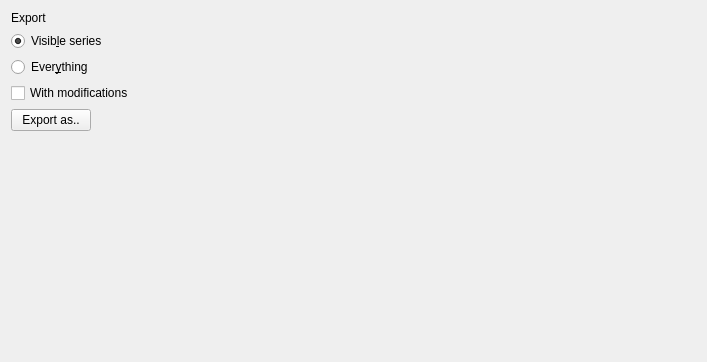
<?xml version="1.0" encoding="UTF-8"?>
<ui version="4.0">
 <class>ExportWidget</class>
 <widget class="QWidget" name="ExportWidget">
  <property name="geometry">
   <rect>
    <x>0</x>
    <y>0</y>
    <width>707</width>
    <height>362</height>
   </rect>
  </property>
  <property name="windowTitle">
   <string>Form</string>
  </property>
  <layout class="QFormLayout" name="formLayout">
   <item row="0" column="0" colspan="2">
    <widget class="QLabel" name="label">
     <property name="text">
      <string>Export</string>
     </property>
    </widget>
   </item>
   <item row="1" column="0">
    <widget class="QRadioButton" name="onlyVisibleRadio">
     <property name="text">
      <string>Visib&amp;le series</string>
     </property>
     <property name="checked">
      <bool>true</bool>
     </property>
    </widget>
   </item>
   <item row="2" column="0">
    <widget class="QRadioButton" name="everythingRadio">
     <property name="text">
      <string>Ever&amp;ything</string>
     </property>
    </widget>
   </item>
   <item row="3" column="0">
    <widget class="QCheckBox" name="withModificationCheckBox">
     <property name="text">
      <string>With modifications</string>
     </property>
    </widget>
   </item>
   <item row="5" column="0">
    <widget class="QPushButton" name="exportButton">
     <property name="text">
      <string>Export as..</string>
     </property>
    </widget>
   </item>
   <item row="6" column="0">
    <widget class="QLabel" name="filenameLabel">
     <property name="text">
      <string/>
     </property>
    </widget>
   </item>
  </layout>
 </widget>
 <resources/>
 <connections/>
</ui>
